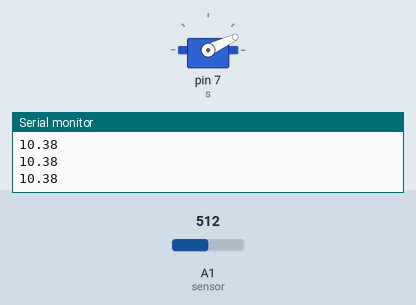
Simulated run of this sketch. Board: Arduino Uno, built with avr-gcc and run on an emulated ATmega328P. Shown: servo, the last lines printed to the serial monitor. The test bench sets the inputs (shaded band); at power-on: A1 (sensor) = 512.

Above: at 1.27 s.
1.3 s: A1 (sensor) set to 0
At 2.03 s:
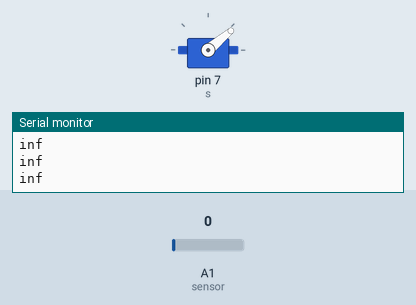
At 9.9 s:
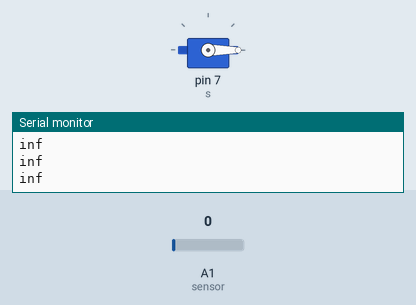
Timing chart, 0 to 16.3 s (numbered marks = the images above; inputs shaded):
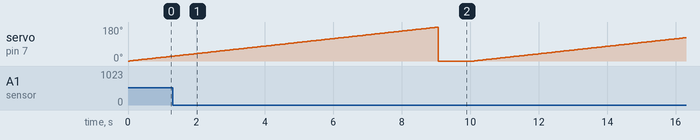

The sketch:

ir_map.ino
```cpp
#include <Servo.h>

#include <Wire.h>


#define sensor A1 // Sharp IR

#define max_angle 180 //depends what angle it is rotating
Servo s;
int pos=0;
void setup() {
  Serial.begin(9600); // start the serial port
  s.attach(7);
}

void loop() {

  // 5v
  if(pos>=max_angle)
  {  pos=0;
      s.write(pos);
      delay(1000);
  }

  s.write(pos);
  float volts = analogRead(sensor)*float(5)/1024;  // value from sensor * (5/1024)
  float distance = 25.95*pow(volts, -1); // worked out from datasheet graph
  delay(50); // slow down serial port

  pos+=1;

  Serial.println(distance);

}
```
